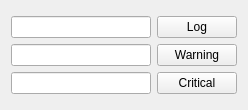
<?xml version="1.0" encoding="UTF-8"?>
<ui version="4.0">
 <class>Widget</class>
 <widget class="QWidget" name="Widget">
  <property name="geometry">
   <rect>
    <x>0</x>
    <y>0</y>
    <width>248</width>
    <height>110</height>
   </rect>
  </property>
  <property name="windowTitle">
   <string>Widget</string>
  </property>
  <layout class="QGridLayout" name="gridLayout_2">
   <item row="0" column="0">
    <layout class="QGridLayout" name="gridLayout">
     <item row="0" column="0">
      <widget class="QLineEdit" name="logText"/>
     </item>
     <item row="0" column="1">
      <widget class="QPushButton" name="logButton">
       <property name="focusPolicy">
        <enum>Qt::NoFocus</enum>
       </property>
       <property name="text">
        <string>Log</string>
       </property>
      </widget>
     </item>
     <item row="1" column="0">
      <widget class="QLineEdit" name="warningText"/>
     </item>
     <item row="1" column="1">
      <widget class="QPushButton" name="warningButton">
       <property name="focusPolicy">
        <enum>Qt::NoFocus</enum>
       </property>
       <property name="text">
        <string>Warning</string>
       </property>
      </widget>
     </item>
     <item row="2" column="0">
      <widget class="QLineEdit" name="criticalText"/>
     </item>
     <item row="2" column="1">
      <widget class="QPushButton" name="criticalButton">
       <property name="focusPolicy">
        <enum>Qt::NoFocus</enum>
       </property>
       <property name="text">
        <string>Critical</string>
       </property>
      </widget>
     </item>
    </layout>
   </item>
  </layout>
 </widget>
 <layoutdefault spacing="6" margin="11"/>
 <resources/>
 <connections/>
</ui>
